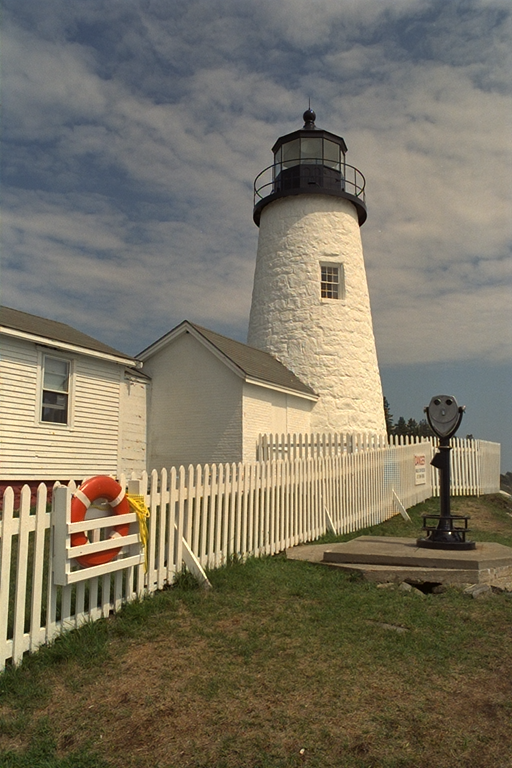
#> input picture kodak18/cbam.png, 512 x 768 px; the run also reads 1 picture not shown here
$ python output.py
#> lines starting #> are read from the running program, lines starting #| are printed output that depends on the picture; pictures that were not available may be replaced by others from this repository, and a replacement may not be noted
import imageio
import numpy as np

cbam_img = imageio.imread("cbam.png")
#> cbam_img is the input picture: shape (768, 512, 3); mean R, G, B 122.1, 115.2, 97.9
none_img = imageio.imread("none.png")
truth_img = imageio.imread("truth.png")
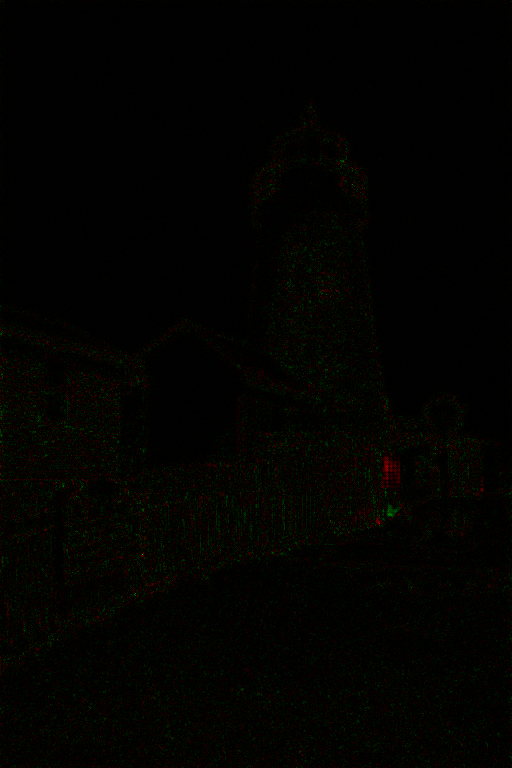
#> input picture kodak18/diff.png, 512 x 768 px, given in place of truth.png, which was not available
#> truth_img is the input picture: shape (768, 512, 3); mean R, G, B 2.6, 2.4, 0
cbam_img = cbam_img[420:570,330:430]
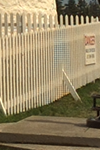
#> cbam_img: shape (150, 100, 3); mean R, G, B 148.5, 132.7, 100.7
none_img = none_img[420:570,330:430]
#> none_img: shape (150, 100, 3)
truth_img = truth_img[420:570,330:430]
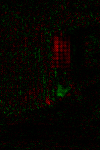
#> truth_img: shape (150, 100, 3); mean R, G, B 6.8, 4.7, 0
img = np.concatenate((truth_img,cbam_img,none_img),axis=1)
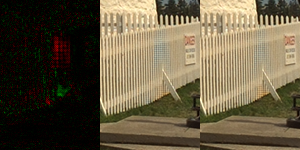
#> img: shape (150, 300, 3); mean R, G, B 101.3, 90, 67

imageio.imwrite("compare.png",img)
